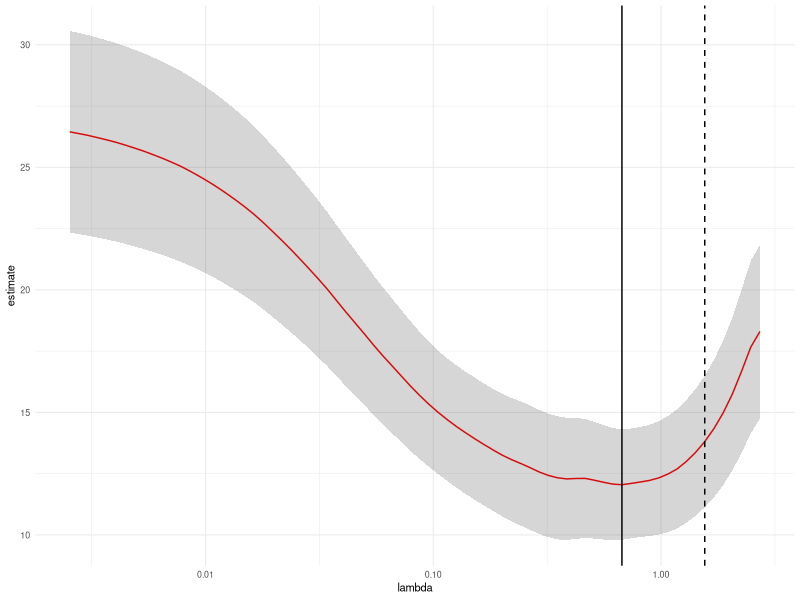

Here is the R script that generated this plot:
## ---- chunk 1
knitr::opts_chunk$set(echo = TRUE, warning=FALSE, message=FALSE)
## ---- chunk 2
library(rmarkdown)
library(ggplot2)
library(dplyr)
library(tidyr)
library(readr)
library(here)
library(patchwork)
library(survminer)
library(ggfortify)
library(glmnet)
library(broom)

theme_set(theme_minimal(base_size = 8))
#theme_set(theme_linedraw(base_size = 8))
## ---- chunk 3
set.seed(03-19-2015)

# generate data with 5 real variables and 45 null, on 100 observations
x <- matrix(rnorm(100 * 50), 100)
beta <- c(rnorm(5, 0, 1), rep(0, 50 - 5))
y <- c(t(beta) %*% t(x)) + rnorm(50, sd = 3)

glmnet_fit <- cv.glmnet(x,y)
## ---- chunk 4
tidied_cv <- tidy(glmnet_fit)
glance_cv <- glance(glmnet_fit)

head(tidied_cv)
## ---- chunk 5
head(glance_cv)
## ---- chunk 6
library(ggplot2)

ggplot(tidied_cv, aes(lambda, estimate)) + geom_line(color = "red") +
    geom_ribbon(aes(ymin = conf.low, ymax = conf.high), alpha = .2) +
    scale_x_log10() +
    geom_vline(xintercept = glance_cv$lambda.min) +
    geom_vline(xintercept = glance_cv$lambda.1se, lty = 2)
